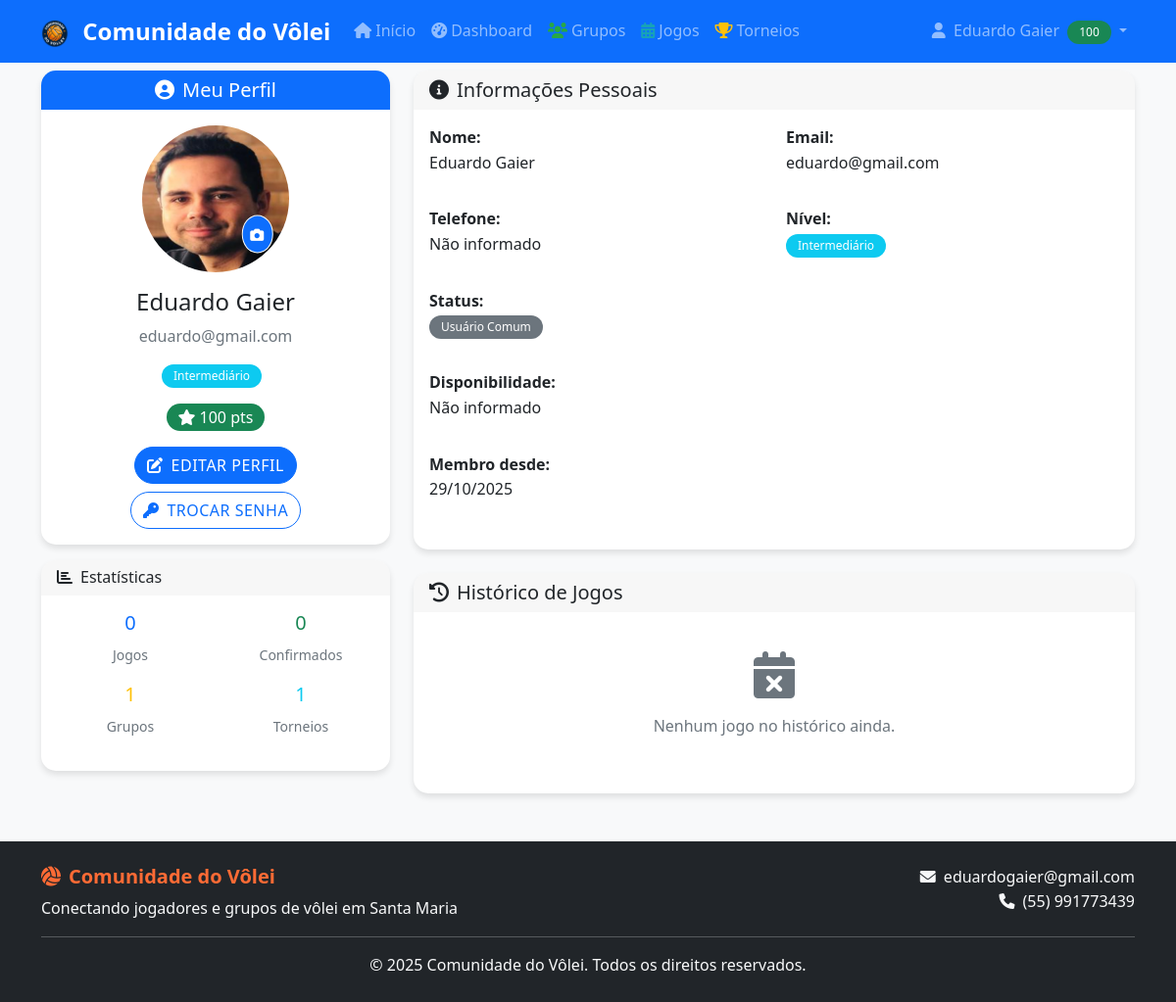
The app's page /perfil.php (signed in), older data.
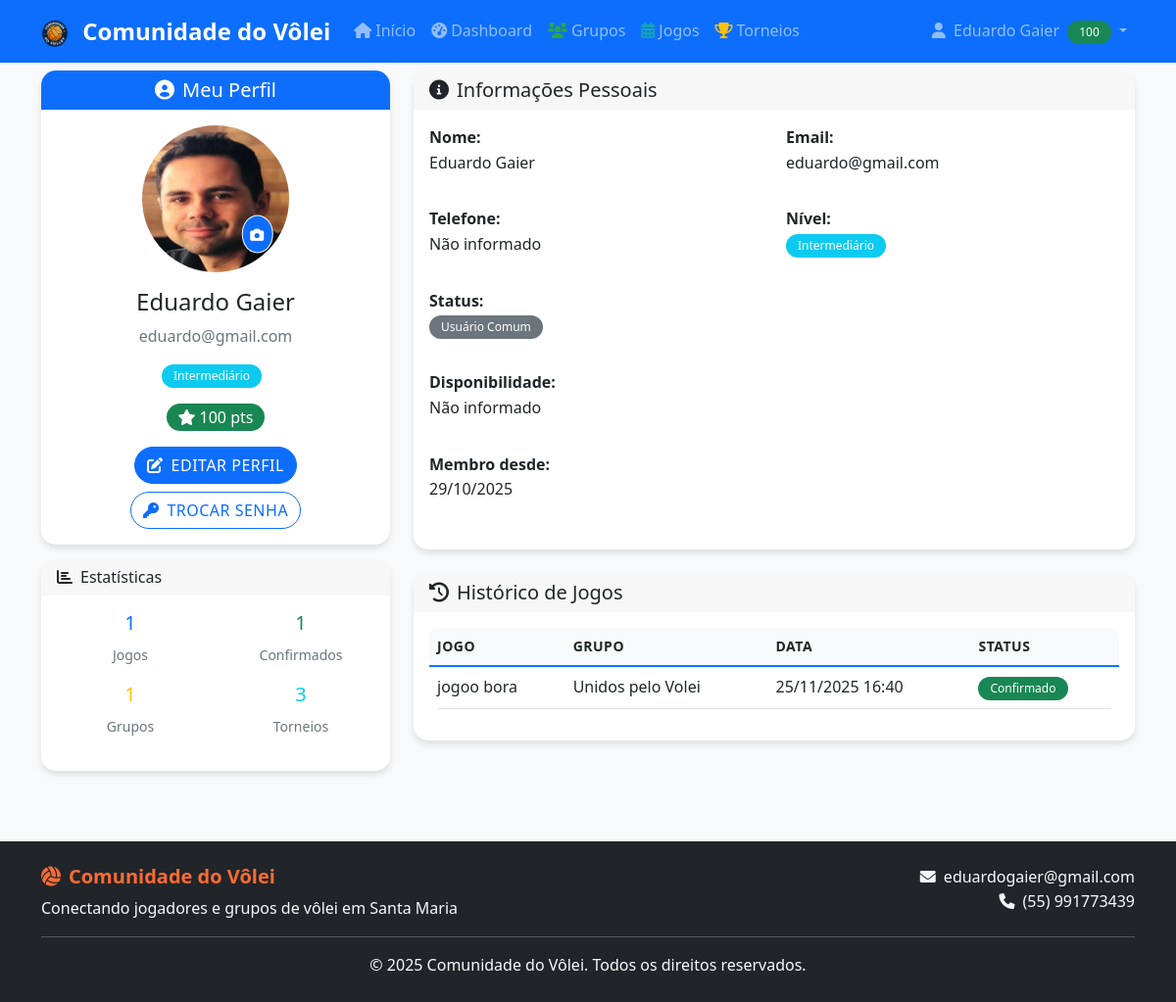
The same page, newer data.
### tables this page shows
CREATE TABLE `usuarios` (
  `id` int(11) NOT NULL,
  `nome` varchar(100) NOT NULL,
  `usuario` varchar(50) NOT NULL,
  `cpf` varchar(14) DEFAULT NULL,
  `telefone` varchar(15) DEFAULT NULL,
  `email` varchar(100) NOT NULL,
  `senha` varchar(255) NOT NULL,
  `nivel` enum('Iniciante','Intermediário','Avançado','Profissional') NOT NULL,
  `genero` enum('Masculino','Feminino') NOT NULL DEFAULT 'Masculino',
  `disponibilidade` text DEFAULT NULL,
  `data_aniversario` date DEFAULT NULL,
  `reputacao` int(11) DEFAULT 0,
  `foto_perfil` varchar(255) DEFAULT NULL,
  `data_cadastro` timestamp NOT NULL DEFAULT current_timestamp(),
  `ativo` tinyint(1) DEFAULT 1,
  `is_premium` tinyint(1) DEFAULT 0,
  `premium_ativado_em` timestamp NULL DEFAULT NULL,
  `premium_expira_em` timestamp NULL DEFAULT NULL,
  `ultimo_pagamento` timestamp NULL DEFAULT NULL,
  `is_admin` tinyint(1) DEFAULT 0
);

CREATE TABLE `jogos` (
  `id` int(11) NOT NULL,
  `grupo_id` int(11) DEFAULT NULL,
  `titulo` varchar(100) NOT NULL,
  `descricao` text DEFAULT NULL,
  `data_jogo` datetime NOT NULL,
  `data_fim` datetime DEFAULT NULL,
  `local` varchar(200) NOT NULL,
  `max_jogadores` int(11) DEFAULT 12,
  `vagas_disponiveis` int(11) DEFAULT 12,
  `status` enum('Aberto','Fechado','Em Andamento','Finalizado') DEFAULT 'Aberto',
  `criado_por` int(11) NOT NULL,
  `data_criacao` timestamp NOT NULL DEFAULT current_timestamp(),
  `modalidade` enum('Volei','Volei Quadra','Volei Areia','Beach Tenis') DEFAULT NULL,
  `contato` text DEFAULT NULL
);

CREATE TABLE `grupos` (
  `id` int(11) NOT NULL,
  `nome` varchar(100) NOT NULL,
  `logo_id` int(11) DEFAULT NULL,
  `descricao` text DEFAULT NULL,
  `nivel` enum('Iniciante','Amador','Avançado','Profissional') DEFAULT NULL,
  `administrador_id` int(11) NOT NULL,
  `local_principal` varchar(200) DEFAULT NULL,
  `contato` text DEFAULT NULL,
  `ativo` tinyint(1) DEFAULT 1,
  `data_criacao` timestamp NOT NULL DEFAULT current_timestamp(),
  `modalidade` enum('Vôlei','Vôlei Quadra','Vôlei Areia','Beach Tênis') DEFAULT NULL
);

CREATE TABLE `confirmacoes_presenca` (
  `id` int(11) NOT NULL,
  `jogo_id` int(11) NOT NULL,
  `usuario_id` int(11) NOT NULL,
  `status` enum('Confirmado','Ausente','Pendente') DEFAULT 'Pendente',
  `data_confirmacao` timestamp NOT NULL DEFAULT current_timestamp(),
  `observacoes` text DEFAULT NULL
);

### includes/db_connect.php (called while the page is built, shortened)
<?php
function executeQuery($pdo, $sql, $params = []) {
    try {
        $stmt = $pdo->prepare($sql);
        $stmt->execute($params);
        return $stmt;
    } catch(PDOException $e) {
        error_log("Erro na query: " . $e->getMessage());
        return false;
    }
}
function getUserById($pdo, $id) {
    $sql = "SELECT * FROM usuarios WHERE id = ? AND ativo = 1";
    $stmt = executeQuery($pdo, $sql, [$id]);
    return $stmt ? $stmt->fetch() : false;
}
function isLoggedIn() {
    return isset($_SESSION['user_id']) && !empty($_SESSION['user_id']);
}
?>

### includes/functions.php (called while the page is built, shortened)
<?php
function formatarData($data, $formato = 'd/m/Y H:i') {
    return date($formato, strtotime($data));
}
function isAdmin($pdo, $usuario_id) {
    $sql = "SELECT COALESCE(is_admin, 0) AS is_admin FROM usuarios WHERE id = ? AND ativo = 1";
    $stmt = executeQuery($pdo, $sql, [$usuario_id]);
    $usuario = $stmt ? $stmt->fetch() : false;
    return ((int)($usuario['is_admin'] ?? 0) >= 3);
}
?>

### perfil.php (the view, shortened to what the rows shown need)
<?php
require_once 'includes/db_connect.php';
require_once 'includes/functions.php';
$sql = "SELECT j.*, g.nome as grupo_nome, cp.status as confirmacao_status
        FROM jogos j
        JOIN grupos g ON j.grupo_id = g.id
        LEFT JOIN confirmacoes_presenca cp ON j.id = cp.jogo_id AND cp.usuario_id = ?
        WHERE j.data_jogo < NOW() AND j.status = 'Finalizado'
        ORDER BY j.data_jogo DESC
        LIMIT 10";
$stmt = executeQuery($pdo, $sql, [$_SESSION['user_id']]);
$historico_jogos = $stmt ? $stmt->fetchAll() : [];
include 'includes/header.php';
?>
<div class="row">
    <div class="col-md-4 mb-4">
        <div class="card">
            <div class="card-body text-center">
                <div class="position-relative d-inline-block mb-3">
                    <?php if ($usuario['foto_perfil']): ?>
                        <img src="<?php echo $usuario['foto_perfil']; ?>" class="rounded-circle" width="150" height="150" alt="Foto do perfil">
                    <?php else: ?>
                        <div class="bg-secondary rounded-circle d-inline-flex align-items-center justify-content-center" style="width: 150px; height: 150px;">
                            <i class="fas fa-user fa-4x text-white"></i>
                        </div>
                    <?php endif; ?>
                    <button type="button" class="btn btn-sm btn-outline-light position-absolute bottom-0 end-0 translate-middle p-2 bg-primary text-white rounded-circle" title="Trocar foto" data-bs-toggle="modal" data-bs-target="#avatarModal">
                        <i class="fas fa-camera"></i>
                    </button>
                </div>
                <h4><?php echo htmlspecialchars($usuario['nome']); ?></h4>
                <p class="text-muted"><?php echo $usuario['email']; ?></p>
                <div class="d-flex justify-content-center align-items-center mb-3">
                    <span class="badge bg-<?php echo $usuario['nivel'] === 'Profissional' ? 'danger' : ($usuario['nivel'] === 'Avançado' ? 'warning' : ($usuario['nivel'] === 'Intermediário' ? 'info' : 'secondary')); ?> me-2">
                        <?php echo $usuario['nivel']; ?>
                    </span>
                </div>
                <?php
                    $rep = (int)($usuario['reputacao'] ?? 0);
                    $repBadgeClass = 'bg-danger';
                    $repStyle = '';
                    if ($rep > 75) {
                        $repBadgeClass = 'bg-success';
                    } elseif ($rep > 50) {
                        $repBadgeClass = 'bg-warning text-dark';
                    } elseif ($rep > 25) {
                        $repBadgeClass = 'text-dark';
                        $repStyle = 'background-color:#fd7e14;';
                    }
                ?>
                <div class="d-flex justify-content-center align-items-center mb-3">
                    <span class="badge fs-6 <?php echo $repBadgeClass; ?>" style="<?php echo $repStyle; ?>">
                        <i class="fas fa-star me-1"></i><?php echo $rep; ?> pts
                    </span>
                </div>
                <button class="btn btn-primary" data-bs-toggle="modal" data-bs-target="#editarPerfilModal">
                    <i class="fas fa-edit me-2"></i>Editar Perfil
                </button>
                <button class="btn btn-outline-primary mt-2" data-bs-toggle="modal" data-bs-target="#alterarSenhaModal">
                    <i class="fas fa-key me-2"></i>Trocar Senha
                </button>
            </div>
        </div>
    </div>
    <div class="col-md-8">
        <div class="card mb-4">
            <div class="card-body">
                <div class="row">
                    <div class="col-md-6 mb-3">
                        <strong>Nome:</strong>
                        <p><?php echo htmlspecialchars($usuario['nome']); ?></p>
                    </div>
                    <div class="col-md-6 mb-3">
                        <strong>Email:</strong>
                        <p><?php echo htmlspecialchars($usuario['email']); ?></p>
                    </div>
                    <div class="col-md-6 mb-3">
                        <p><span class="badge bg-<?php echo $usuario['nivel'] === 'Profissional' ? 'danger' : ($usuario['nivel'] === 'Avançado' ? 'warning' : ($usuario['nivel'] === 'Intermediário' ? 'info' : 'secondary')); ?>"><?php echo $usuario['nivel']; ?></span></p>
                    </div>
                    <div class="col-12 mb-3">
                        <strong>Membro desde:</strong>
                        <p><?php echo formatarData($usuario['data_cadastro'], 'd/m/Y'); ?></p>
                    </div>
                </div>
            </div>
        </div>
        <div class="card">
            <div class="card-body">
                <?php if (empty($historico_jogos)): ?>
                    <div class="text-center py-4">
                        <i class="fas fa-calendar-times fa-3x text-muted mb-3"></i>
                        <p class="text-muted">Nenhum jogo no histórico ainda.</p>
                    </div>
                <?php else: ?>
                    <div class="table-responsive">
                        <table class="table table-hover">
                            <thead>
                                <tr>
                                    <th>Jogo</th>
                                    <th>Grupo</th>
                                    <th>Data</th>
                                    <th>Status</th>
                                </tr>
                            </thead>
                            <tbody>
                                <?php foreach ($historico_jogos as $jogo): ?>
                                    <tr>
                                        <td><?php echo htmlspecialchars($jogo['titulo']); ?></td>
                                        <td><?php echo htmlspecialchars($jogo['grupo_nome']); ?></td>
                                        <td><?php echo formatarData($jogo['data_jogo']); ?></td>
                                        <td>
                                            <?php if ($jogo['confirmacao_status']): ?>
                                                <span class="badge bg-<?php echo $jogo['confirmacao_status'] === 'Confirmado' ? 'success' : 'danger'; ?>">
                                                    <?php echo $jogo['confirmacao_status']; ?>
                                                </span>
                                            <?php else: ?>
                                                <span class="badge bg-secondary">Não participou</span>
                                            <?php endif; ?>
                                        </td>
                                    </tr>
                                <?php endforeach; ?>
                            </tbody>
                        </table>
                    </div>
                <?php endif; ?>
            </div>
        </div>
    </div>
</div>
<?php include 'includes/footer.php'; ?>
<link href="https://cdnjs.cloudflare.com/ajax/libs/cropperjs/1.5.13/cropper.min.css" rel="stylesheet">

### includes/header.php (shortened to what the rows shown need)
<!DOCTYPE html>
<html lang="pt-BR">
<head>
    <link href="https://cdn.jsdelivr.net/npm/bootstrap@5.1.3/dist/css/bootstrap.min.css" rel="stylesheet">
    <link href="https://cdnjs.cloudflare.com/ajax/libs/font-awesome/6.0.0/css/all.min.css" rel="stylesheet">
    <?php
    $depth = 0;
    $css_path = $depth > 0 ? str_repeat('../', $depth) . 'assets/css/style.css' : 'assets/css/style.css';
    ?>
    <link href="<?php echo htmlspecialchars($css_path); ?>" rel="stylesheet">
</head>
<body>
    <nav class="navbar navbar-expand-lg navbar-dark bg-primary fixed-top">
        <div class="container">
            <div class="collapse navbar-collapse" id="navbarNav">
                <ul class="navbar-nav">
                    <?php if (isLoggedIn()): ?>
                        <?php
                        $usuario = getUserById($pdo, $_SESSION['user_id']);
                        ?>
                        <li class="nav-item dropdown">
                            <a class="nav-link dropdown-toggle" href="#" id="navbarDropdown" role="button" data-bs-toggle="dropdown">
                                <i class="fas fa-user me-1"></i>
                                <?php echo htmlspecialchars($usuario['nome']); ?>
                                <?php
                                    $repHeader = (int)($usuario['reputacao'] ?? 0);
                                    $repHeaderClass = 'bg-danger';
                                    $repHeaderStyle = '';
                                    if ($repHeader > 75) { $repHeaderClass = 'bg-success'; }
                                    elseif ($repHeader > 50) { $repHeaderClass = 'bg-warning text-dark'; }
                                    elseif ($repHeader > 25) { $repHeaderClass = 'text-dark'; $repHeaderStyle = 'background-color:#fd7e14;'; }
                                ?>
                                <span class="badge ms-1 <?php echo $repHeaderClass; ?>" style="<?php echo $repHeaderStyle; ?>"><?php echo $repHeader; ?></span>
                            </a>
                                <?php if (isAdmin($pdo, $_SESSION['user_id'])): ?>
                                    <li><hr class="dropdown-divider"></li>
                                    <li><a class="dropdown-item" href="/admin/dashboard.php">
                                        <i class="fas fa-cogs me-2"></i>Painel Administrativo
                                    </a></li>
                                <?php endif; ?>
                        </li>
                    <?php endif; ?>
                </ul>
            </div>
        </div>
    </nav>
    <main class="main-content">
        <div class="container mt-5 pt-4">

Row changes from the older to the newer data that the page shows:
added jogos: titulo "jogoo bora", grupo.nome "Unidos pelo Volei", data_jogo "25/11/2025 16:40", confirmacoes_presenca.status "Confirmado"
Text that changed along with them:
$estatisticas['total_jogos']: "0" → "1"
$estatisticas['jogos_confirmados']: "0" → "1"
$estatisticas['total_torneios']: "1" → "3"
text no longer shown: "Nenhum jogo no histórico ainda."
text now shown: "JOGO GRUPO DATA STATUS"
